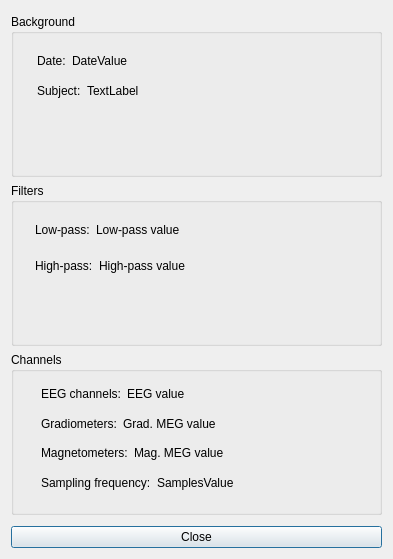
<?xml version="1.0" encoding="UTF-8"?>
<ui version="4.0">
 <class>infoDialog</class>
 <widget class="QDialog" name="infoDialog">
  <property name="geometry">
   <rect>
    <x>0</x>
    <y>0</y>
    <width>393</width>
    <height>559</height>
   </rect>
  </property>
  <property name="sizePolicy">
   <sizepolicy hsizetype="Preferred" vsizetype="Preferred">
    <horstretch>0</horstretch>
    <verstretch>0</verstretch>
   </sizepolicy>
  </property>
  <property name="windowTitle">
   <string>Measurement info</string>
  </property>
  <layout class="QVBoxLayout" name="verticalLayout_6">
   <item>
    <widget class="QScrollArea" name="scrollArea">
     <property name="frameShape">
      <enum>QFrame::NoFrame</enum>
     </property>
     <property name="widgetResizable">
      <bool>true</bool>
     </property>
     <widget class="QWidget" name="scrollAreaWidgetContents">
      <property name="geometry">
       <rect>
        <x>0</x>
        <y>0</y>
        <width>375</width>
        <height>512</height>
       </rect>
      </property>
      <property name="minimumSize">
       <size>
        <width>369</width>
        <height>504</height>
       </size>
      </property>
      <widget class="QWidget" name="layoutWidget">
       <property name="geometry">
        <rect>
         <x>0</x>
         <y>3</y>
         <width>371</width>
         <height>501</height>
        </rect>
       </property>
       <layout class="QVBoxLayout" name="verticalLayout_5">
        <item>
         <layout class="QVBoxLayout" name="verticalLayout">
          <item>
           <widget class="QGroupBox" name="metaBox">
            <property name="title">
             <string>Background</string>
            </property>
            <widget class="QWidget" name="layoutWidget">
             <property name="geometry">
              <rect>
               <x>26</x>
               <y>35</y>
               <width>271</width>
               <height>54</height>
              </rect>
             </property>
             <layout class="QVBoxLayout" name="verticalLayout_2">
              <item>
               <layout class="QGridLayout" name="gridLayout_3">
                <item row="0" column="0">
                 <widget class="QLabel" name="labelDate">
                  <property name="text">
                   <string>Date:</string>
                  </property>
                 </widget>
                </item>
                <item row="0" column="1">
                 <widget class="QLabel" name="labelDateValue">
                  <property name="sizePolicy">
                   <sizepolicy hsizetype="Expanding" vsizetype="Preferred">
                    <horstretch>0</horstretch>
                    <verstretch>0</verstretch>
                   </sizepolicy>
                  </property>
                  <property name="text">
                   <string>DateValue</string>
                  </property>
                 </widget>
                </item>
               </layout>
              </item>
              <item>
               <layout class="QHBoxLayout" name="horizontalLayout">
                <item>
                 <widget class="QLabel" name="labelSubject">
                  <property name="text">
                   <string>Subject:</string>
                  </property>
                 </widget>
                </item>
                <item>
                 <widget class="QLabel" name="labelSubjectValue">
                  <property name="sizePolicy">
                   <sizepolicy hsizetype="Expanding" vsizetype="Preferred">
                    <horstretch>0</horstretch>
                    <verstretch>0</verstretch>
                   </sizepolicy>
                  </property>
                  <property name="text">
                   <string>TextLabel</string>
                  </property>
                 </widget>
                </item>
               </layout>
              </item>
             </layout>
            </widget>
           </widget>
          </item>
          <item>
           <widget class="QGroupBox" name="filtersBox">
            <property name="title">
             <string>Filters</string>
            </property>
            <widget class="QWidget" name="layoutWidget">
             <property name="geometry">
              <rect>
               <x>24</x>
               <y>32</y>
               <width>272</width>
               <height>65</height>
              </rect>
             </property>
             <layout class="QVBoxLayout" name="verticalLayout_3">
              <item>
               <layout class="QHBoxLayout" name="horizontalLayout_3">
                <item>
                 <widget class="QLabel" name="labelLow">
                  <property name="lineWidth">
                   <number>1</number>
                  </property>
                  <property name="text">
                   <string>Low-pass:</string>
                  </property>
                  <property name="scaledContents">
                   <bool>true</bool>
                  </property>
                 </widget>
                </item>
                <item>
                 <widget class="QLabel" name="labelLowValue">
                  <property name="sizePolicy">
                   <sizepolicy hsizetype="Expanding" vsizetype="Preferred">
                    <horstretch>0</horstretch>
                    <verstretch>0</verstretch>
                   </sizepolicy>
                  </property>
                  <property name="text">
                   <string>Low-pass value</string>
                  </property>
                 </widget>
                </item>
               </layout>
              </item>
              <item>
               <layout class="QHBoxLayout" name="horizontalLayout_2">
                <item>
                 <widget class="QLabel" name="labelHigh">
                  <property name="text">
                   <string>High-pass:</string>
                  </property>
                 </widget>
                </item>
                <item>
                 <widget class="QLabel" name="labelHighValue">
                  <property name="sizePolicy">
                   <sizepolicy hsizetype="Expanding" vsizetype="Preferred">
                    <horstretch>0</horstretch>
                    <verstretch>0</verstretch>
                   </sizepolicy>
                  </property>
                  <property name="text">
                   <string>High-pass value</string>
                  </property>
                 </widget>
                </item>
               </layout>
              </item>
             </layout>
            </widget>
           </widget>
          </item>
          <item>
           <widget class="QGroupBox" name="channelsBox">
            <property name="title">
             <string>Channels</string>
            </property>
            <widget class="QWidget" name="layoutWidget">
             <property name="geometry">
              <rect>
               <x>30</x>
               <y>30</y>
               <width>261</width>
               <height>112</height>
              </rect>
             </property>
             <layout class="QVBoxLayout" name="verticalLayout_4">
              <item>
               <layout class="QHBoxLayout" name="horizontalLayout_4">
                <item>
                 <widget class="QLabel" name="labelEEG">
                  <property name="text">
                   <string>EEG channels:</string>
                  </property>
                 </widget>
                </item>
                <item>
                 <widget class="QLabel" name="labelEEGValue">
                  <property name="sizePolicy">
                   <sizepolicy hsizetype="Expanding" vsizetype="Preferred">
                    <horstretch>0</horstretch>
                    <verstretch>0</verstretch>
                   </sizepolicy>
                  </property>
                  <property name="text">
                   <string>EEG value</string>
                  </property>
                 </widget>
                </item>
               </layout>
              </item>
              <item>
               <layout class="QHBoxLayout" name="horizontalLayout_5">
                <item>
                 <widget class="QLabel" name="labelGradMEG">
                  <property name="text">
                   <string>Gradiometers:</string>
                  </property>
                 </widget>
                </item>
                <item>
                 <widget class="QLabel" name="labelGradMEGValue">
                  <property name="sizePolicy">
                   <sizepolicy hsizetype="Expanding" vsizetype="Preferred">
                    <horstretch>0</horstretch>
                    <verstretch>0</verstretch>
                   </sizepolicy>
                  </property>
                  <property name="text">
                   <string>Grad. MEG value</string>
                  </property>
                 </widget>
                </item>
               </layout>
              </item>
              <item>
               <layout class="QHBoxLayout" name="horizontalLayout_6">
                <item>
                 <widget class="QLabel" name="labelMagMEG">
                  <property name="text">
                   <string>Magnetometers:</string>
                  </property>
                 </widget>
                </item>
                <item>
                 <widget class="QLabel" name="labelMagMEGValue">
                  <property name="sizePolicy">
                   <sizepolicy hsizetype="Expanding" vsizetype="Preferred">
                    <horstretch>0</horstretch>
                    <verstretch>0</verstretch>
                   </sizepolicy>
                  </property>
                  <property name="text">
                   <string>Mag. MEG value</string>
                  </property>
                 </widget>
                </item>
               </layout>
              </item>
              <item>
               <layout class="QHBoxLayout" name="horizontalLayout_7">
                <item>
                 <widget class="QLabel" name="labelSamples">
                  <property name="text">
                   <string>Sampling frequency:</string>
                  </property>
                 </widget>
                </item>
                <item>
                 <widget class="QLabel" name="labelSamplesValue">
                  <property name="sizePolicy">
                   <sizepolicy hsizetype="Expanding" vsizetype="Preferred">
                    <horstretch>0</horstretch>
                    <verstretch>0</verstretch>
                   </sizepolicy>
                  </property>
                  <property name="text">
                   <string>SamplesValue</string>
                  </property>
                 </widget>
                </item>
               </layout>
              </item>
             </layout>
            </widget>
           </widget>
          </item>
         </layout>
        </item>
       </layout>
      </widget>
     </widget>
    </widget>
   </item>
   <item>
    <widget class="QPushButton" name="ButtonClose">
     <property name="text">
      <string>Close</string>
     </property>
    </widget>
   </item>
  </layout>
 </widget>
 <resources/>
 <connections/>
</ui>
